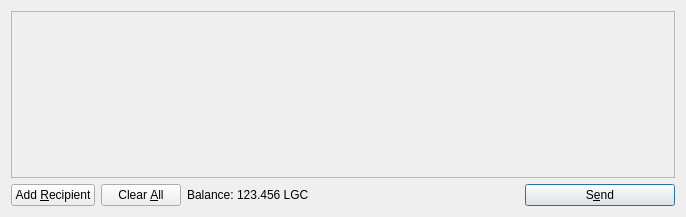
<?xml version="1.0" encoding="UTF-8"?>
<ui version="4.0">
 <class>SendCoinsDialog</class>
 <widget class="QDialog" name="SendCoinsDialog">
  <property name="geometry">
   <rect>
    <x>0</x>
    <y>0</y>
    <width>686</width>
    <height>217</height>
   </rect>
  </property>
  <property name="windowTitle">
   <string>Send Coins</string>
  </property>
  <layout class="QVBoxLayout" name="verticalLayout">
   <item>
    <widget class="QScrollArea" name="scrollArea">
     <property name="widgetResizable">
      <bool>true</bool>
     </property>
     <widget class="QWidget" name="scrollAreaWidgetContents">
      <property name="geometry">
       <rect>
        <x>0</x>
        <y>0</y>
        <width>666</width>
        <height>165</height>
       </rect>
      </property>
      <layout class="QVBoxLayout" name="verticalLayout_2">
       <property name="margin">
        <number>0</number>
       </property>
       <item>
        <layout class="QVBoxLayout" name="entries">
         <property name="spacing">
          <number>6</number>
         </property>
        </layout>
       </item>
       <item>
        <spacer name="verticalSpacer">
         <property name="orientation">
          <enum>Qt::Vertical</enum>
         </property>
         <property name="sizeHint" stdset="0">
          <size>
           <width>20</width>
           <height>40</height>
          </size>
         </property>
        </spacer>
       </item>
      </layout>
     </widget>
    </widget>
   </item>
   <item>
    <layout class="QHBoxLayout" name="horizontalLayout">
     <item>
      <widget class="QPushButton" name="addButton">
       <property name="toolTip">
        <string>Send to multiple recipients at once</string>
       </property>
       <property name="text">
        <string>Add &amp;Recipient</string>
       </property>
       <property name="icon">
        <iconset resource="../bitcoin.qrc">
         <normaloff>:/icons/add</normaloff>:/icons/add</iconset>
       </property>
       <property name="autoDefault">
        <bool>false</bool>
       </property>
      </widget>
     </item>
     <item>
      <widget class="QPushButton" name="clearButton">
       <property name="sizePolicy">
        <sizepolicy hsizetype="Minimum" vsizetype="Fixed">
         <horstretch>0</horstretch>
         <verstretch>0</verstretch>
        </sizepolicy>
       </property>
       <property name="toolTip">
        <string>Remove all transaction fields</string>
       </property>
       <property name="text">
        <string>Clear &amp;All</string>
       </property>
       <property name="icon">
        <iconset resource="../bitcoin.qrc">
         <normaloff>:/icons/remove</normaloff>:/icons/remove</iconset>
       </property>
       <property name="autoRepeatDelay">
        <number>300</number>
       </property>
       <property name="autoDefault">
        <bool>false</bool>
       </property>
      </widget>
     </item>
     <item>
      <layout class="QHBoxLayout" name="horizontalLayout_2">
       <property name="spacing">
        <number>3</number>
       </property>
       <item>
        <widget class="QLabel" name="label">
         <property name="text">
          <string>Balance:</string>
         </property>
        </widget>
       </item>
       <item>
        <widget class="QLabel" name="labelBalance">
         <property name="cursor">
          <cursorShape>IBeamCursor</cursorShape>
         </property>
         <property name="text">
          <string>123.456 LGC</string>
         </property>
         <property name="textInteractionFlags">
          <set>Qt::LinksAccessibleByMouse|Qt::TextSelectableByKeyboard|Qt::TextSelectableByMouse</set>
         </property>
        </widget>
       </item>
      </layout>
     </item>
     <item>
      <spacer name="horizontalSpacer">
       <property name="orientation">
        <enum>Qt::Horizontal</enum>
       </property>
       <property name="sizeHint" stdset="0">
        <size>
         <width>40</width>
         <height>20</height>
        </size>
       </property>
      </spacer>
     </item>
     <item>
      <widget class="QPushButton" name="sendButton">
       <property name="minimumSize">
        <size>
         <width>150</width>
         <height>0</height>
        </size>
       </property>
       <property name="toolTip">
        <string>Confirm the send action</string>
       </property>
       <property name="text">
        <string>S&amp;end</string>
       </property>
       <property name="icon">
        <iconset resource="../bitcoin.qrc">
         <normaloff>:/icons/send</normaloff>:/icons/send</iconset>
       </property>
       <property name="default">
        <bool>true</bool>
       </property>
      </widget>
     </item>
    </layout>
   </item>
  </layout>
 </widget>
 <resources>
  <include location="../bitcoin.qrc"/>
 </resources>
 <connections/>
</ui>
